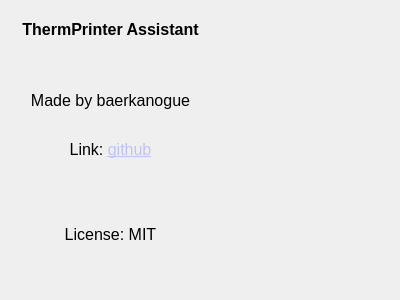
<?xml version="1.0" encoding="UTF-8"?>
<ui version="4.0">
 <class>Dialog</class>
 <widget class="QDialog" name="Dialog">
  <property name="geometry">
   <rect>
    <x>0</x>
    <y>0</y>
    <width>400</width>
    <height>300</height>
   </rect>
  </property>
  <property name="windowTitle">
   <string>Dialog</string>
  </property>
  <widget class="QLabel" name="logo_label">
   <property name="geometry">
    <rect>
     <x>220</x>
     <y>20</y>
     <width>141</width>
     <height>261</height>
    </rect>
   </property>
   <property name="text">
    <string/>
   </property>
   <property name="pixmap">
    <pixmap>../../../Downloads/logo.ico</pixmap>
   </property>
   <property name="scaledContents">
    <bool>true</bool>
   </property>
  </widget>
  <widget class="QLabel" name="info_label">
   <property name="geometry">
    <rect>
     <x>10</x>
     <y>20</y>
     <width>201</width>
     <height>261</height>
    </rect>
   </property>
   <property name="text">
    <string>&lt;html&gt;&lt;head/&gt;&lt;body&gt;&lt;p align=&quot;center&quot;&gt;&lt;span style=&quot; font-size:12pt; font-weight:700;&quot;&gt;ThermPrinter Assistant&lt;/span&gt;&lt;/p&gt;&lt;p&gt;&lt;br/&gt;&lt;/p&gt;&lt;p align=&quot;center&quot;&gt;&lt;span style=&quot; font-size:12pt;&quot;&gt;Made by baerkanogue&lt;/span&gt;&lt;/p&gt;&lt;p align=&quot;center&quot;&gt;&lt;span style=&quot; font-size:12pt;&quot;&gt;&lt;br/&gt;Link: &lt;/span&gt;&lt;a href=&quot;https://github.com/Baerkanogue&quot;&gt;&lt;span style=&quot; font-size:12pt; text-decoration: underline; color:#bec2f4;&quot;&gt;github&lt;/span&gt;&lt;/a&gt;&lt;/p&gt;&lt;p align=&quot;center&quot;&gt;&lt;br/&gt;&lt;/p&gt;&lt;p align=&quot;center&quot;&gt;&lt;br/&gt;&lt;span style=&quot; font-size:12pt;&quot;&gt;License: MIT&lt;/span&gt;&lt;/p&gt;&lt;/body&gt;&lt;/html&gt;</string>
   </property>
   <property name="alignment">
    <set>Qt::AlignmentFlag::AlignLeading|Qt::AlignmentFlag::AlignLeft|Qt::AlignmentFlag::AlignTop</set>
   </property>
   <property name="openExternalLinks">
    <bool>true</bool>
   </property>
  </widget>
 </widget>
 <resources/>
 <connections/>
</ui>
